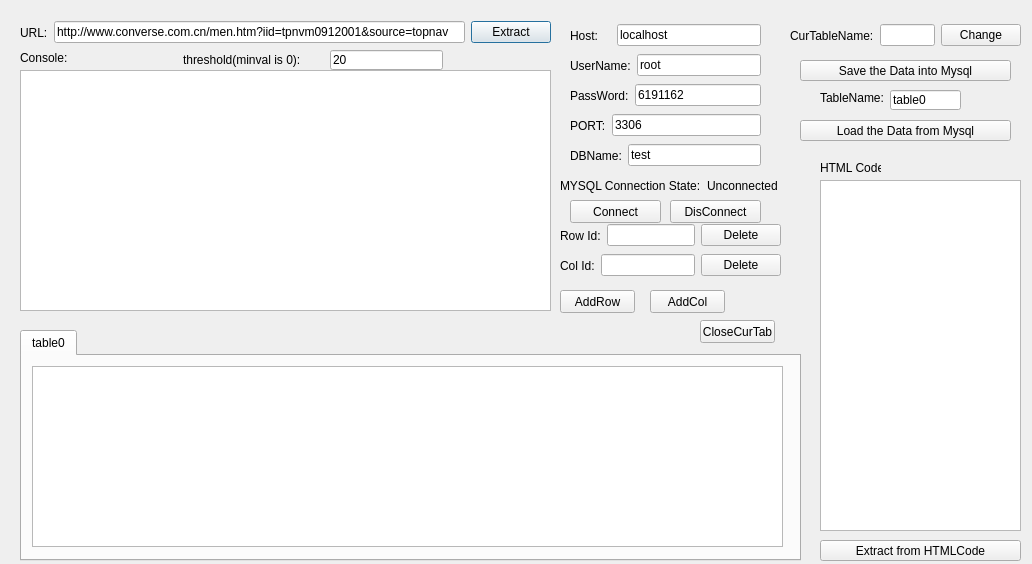
<?xml version="1.0" encoding="UTF-8"?>
<ui version="4.0">
 <class>Dialog</class>
 <widget class="QDialog" name="Dialog">
  <property name="geometry">
   <rect>
    <x>0</x>
    <y>0</y>
    <width>1032</width>
    <height>564</height>
   </rect>
  </property>
  <property name="windowTitle">
   <string>WebExtraction v0.3 beta by 血与光辉@HIT</string>
  </property>
  <property name="windowIcon">
   <iconset>
    <normaloff>_eric4project/ico.jpg</normaloff>_eric4project/ico.jpg</iconset>
  </property>
  <widget class="QWidget" name="horizontalLayoutWidget">
   <property name="geometry">
    <rect>
     <x>20</x>
     <y>20</y>
     <width>531</width>
     <height>25</height>
    </rect>
   </property>
   <layout class="QHBoxLayout" name="horizontalLayout">
    <item>
     <widget class="QLabel" name="label">
      <property name="text">
       <string>URL:</string>
      </property>
     </widget>
    </item>
    <item>
     <widget class="QLineEdit" name="leURL">
      <property name="text">
       <string>http://www.converse.com.cn/men.htm?iid=tpnvm0912001&amp;source=topnav</string>
      </property>
     </widget>
    </item>
    <item>
     <widget class="QPushButton" name="btnExct">
      <property name="text">
       <string>Extract</string>
      </property>
     </widget>
    </item>
   </layout>
  </widget>
  <widget class="QTextEdit" name="teExctData">
   <property name="geometry">
    <rect>
     <x>20</x>
     <y>70</y>
     <width>531</width>
     <height>241</height>
    </rect>
   </property>
  </widget>
  <widget class="QWidget" name="horizontalLayoutWidget_3">
   <property name="geometry">
    <rect>
     <x>570</x>
     <y>110</y>
     <width>191</width>
     <height>31</height>
    </rect>
   </property>
   <layout class="QHBoxLayout" name="horizontalLayout_3">
    <item>
     <widget class="QLabel" name="label_7">
      <property name="text">
       <string>PORT:</string>
      </property>
     </widget>
    </item>
    <item>
     <widget class="QLineEdit" name="lePort">
      <property name="text">
       <string>3306</string>
      </property>
     </widget>
    </item>
   </layout>
  </widget>
  <widget class="QWidget" name="horizontalLayoutWidget_2">
   <property name="geometry">
    <rect>
     <x>570</x>
     <y>50</y>
     <width>191</width>
     <height>31</height>
    </rect>
   </property>
   <layout class="QHBoxLayout" name="horizontalLayout_2">
    <item>
     <widget class="QLabel" name="label_4">
      <property name="text">
       <string>UserName:</string>
      </property>
     </widget>
    </item>
    <item>
     <widget class="QLineEdit" name="leUsername">
      <property name="text">
       <string>root</string>
      </property>
     </widget>
    </item>
   </layout>
  </widget>
  <widget class="QWidget" name="horizontalLayoutWidget_4">
   <property name="geometry">
    <rect>
     <x>570</x>
     <y>80</y>
     <width>191</width>
     <height>31</height>
    </rect>
   </property>
   <layout class="QHBoxLayout" name="horizontalLayout_4">
    <item>
     <widget class="QLabel" name="label_5">
      <property name="text">
       <string>PassWord:</string>
      </property>
     </widget>
    </item>
    <item>
     <widget class="QLineEdit" name="lePassword">
      <property name="text">
       <string>6191162</string>
      </property>
     </widget>
    </item>
   </layout>
  </widget>
  <widget class="QWidget" name="horizontalLayoutWidget_5">
   <property name="geometry">
    <rect>
     <x>570</x>
     <y>140</y>
     <width>191</width>
     <height>31</height>
    </rect>
   </property>
   <layout class="QHBoxLayout" name="horizontalLayout_5">
    <item>
     <widget class="QLabel" name="label_6">
      <property name="text">
       <string>DBName:</string>
      </property>
     </widget>
    </item>
    <item>
     <widget class="QLineEdit" name="leDBName">
      <property name="text">
       <string>test</string>
      </property>
     </widget>
    </item>
   </layout>
  </widget>
  <widget class="QWidget" name="horizontalLayoutWidget_6">
   <property name="geometry">
    <rect>
     <x>570</x>
     <y>20</y>
     <width>191</width>
     <height>31</height>
    </rect>
   </property>
   <layout class="QHBoxLayout" name="horizontalLayout_6">
    <item>
     <widget class="QLabel" name="label_3">
      <property name="text">
       <string>Host:</string>
      </property>
     </widget>
    </item>
    <item>
     <widget class="QLabel" name="label_2">
      <property name="text">
       <string/>
      </property>
     </widget>
    </item>
    <item>
     <widget class="QLineEdit" name="leHost">
      <property name="text">
       <string>localhost</string>
      </property>
     </widget>
    </item>
   </layout>
  </widget>
  <widget class="QPushButton" name="btnConnect">
   <property name="geometry">
    <rect>
     <x>570</x>
     <y>200</y>
     <width>91</width>
     <height>23</height>
    </rect>
   </property>
   <property name="text">
    <string>Connect</string>
   </property>
  </widget>
  <widget class="QPushButton" name="btnSave">
   <property name="geometry">
    <rect>
     <x>800</x>
     <y>60</y>
     <width>211</width>
     <height>21</height>
    </rect>
   </property>
   <property name="text">
    <string>Save the Data into Mysql</string>
   </property>
  </widget>
  <widget class="QWidget" name="horizontalLayoutWidget_7">
   <property name="geometry">
    <rect>
     <x>560</x>
     <y>170</y>
     <width>231</width>
     <height>31</height>
    </rect>
   </property>
   <layout class="QHBoxLayout" name="horizontalLayout_7">
    <item>
     <widget class="QLabel" name="label_8">
      <property name="text">
       <string>MYSQL Connection State:</string>
      </property>
     </widget>
    </item>
    <item>
     <widget class="QLabel" name="lbState">
      <property name="text">
       <string>Unconnected</string>
      </property>
     </widget>
    </item>
   </layout>
  </widget>
  <widget class="QLabel" name="label_10">
   <property name="geometry">
    <rect>
     <x>20</x>
     <y>50</y>
     <width>111</width>
     <height>16</height>
    </rect>
   </property>
   <property name="text">
    <string>Console:</string>
   </property>
  </widget>
  <widget class="QLineEdit" name="leTablename">
   <property name="geometry">
    <rect>
     <x>890</x>
     <y>90</y>
     <width>71</width>
     <height>20</height>
    </rect>
   </property>
   <property name="text">
    <string>table0</string>
   </property>
  </widget>
  <widget class="QLabel" name="label_11">
   <property name="geometry">
    <rect>
     <x>820</x>
     <y>90</y>
     <width>71</width>
     <height>16</height>
    </rect>
   </property>
   <property name="text">
    <string>TableName:</string>
   </property>
  </widget>
  <widget class="QTabWidget" name="tabWidget">
   <property name="geometry">
    <rect>
     <x>20</x>
     <y>330</y>
     <width>781</width>
     <height>231</height>
    </rect>
   </property>
   <property name="currentIndex">
    <number>0</number>
   </property>
   <widget class="QWidget" name="tab">
    <attribute name="title">
     <string>table0</string>
    </attribute>
    <widget class="QTableWidget" name="tableWidget">
     <property name="geometry">
      <rect>
       <x>10</x>
       <y>10</y>
       <width>751</width>
       <height>181</height>
      </rect>
     </property>
    </widget>
   </widget>
  </widget>
  <widget class="QWidget" name="horizontalLayoutWidget_8">
   <property name="geometry">
    <rect>
     <x>560</x>
     <y>220</y>
     <width>221</width>
     <height>31</height>
    </rect>
   </property>
   <layout class="QHBoxLayout" name="horizontalLayout_8">
    <item>
     <widget class="QLabel" name="label_9">
      <property name="text">
       <string>Row Id:</string>
      </property>
     </widget>
    </item>
    <item>
     <widget class="QLineEdit" name="lineEdit"/>
    </item>
    <item>
     <widget class="QPushButton" name="pushButton">
      <property name="text">
       <string>Delete</string>
      </property>
     </widget>
    </item>
   </layout>
  </widget>
  <widget class="QWidget" name="horizontalLayoutWidget_9">
   <property name="geometry">
    <rect>
     <x>560</x>
     <y>250</y>
     <width>221</width>
     <height>31</height>
    </rect>
   </property>
   <layout class="QHBoxLayout" name="horizontalLayout_9">
    <item>
     <widget class="QLabel" name="label_12">
      <property name="text">
       <string>Col Id:</string>
      </property>
     </widget>
    </item>
    <item>
     <widget class="QLineEdit" name="lineEdit_2"/>
    </item>
    <item>
     <widget class="QPushButton" name="pushButton_4">
      <property name="text">
       <string>Delete</string>
      </property>
     </widget>
    </item>
   </layout>
  </widget>
  <widget class="QPushButton" name="pushButton_2">
   <property name="geometry">
    <rect>
     <x>560</x>
     <y>290</y>
     <width>75</width>
     <height>23</height>
    </rect>
   </property>
   <property name="text">
    <string>AddRow</string>
   </property>
  </widget>
  <widget class="QPushButton" name="pushButton_3">
   <property name="geometry">
    <rect>
     <x>650</x>
     <y>290</y>
     <width>75</width>
     <height>23</height>
    </rect>
   </property>
   <property name="text">
    <string>AddCol</string>
   </property>
  </widget>
  <widget class="QPushButton" name="btnLoad">
   <property name="geometry">
    <rect>
     <x>800</x>
     <y>120</y>
     <width>211</width>
     <height>21</height>
    </rect>
   </property>
   <property name="text">
    <string>Load the Data from Mysql</string>
   </property>
  </widget>
  <widget class="QTextEdit" name="teHTMLCode">
   <property name="geometry">
    <rect>
     <x>820</x>
     <y>180</y>
     <width>201</width>
     <height>351</height>
    </rect>
   </property>
  </widget>
  <widget class="QLabel" name="label_15">
   <property name="geometry">
    <rect>
     <x>820</x>
     <y>160</y>
     <width>61</width>
     <height>16</height>
    </rect>
   </property>
   <property name="text">
    <string>HTML Code:</string>
   </property>
  </widget>
  <widget class="QPushButton" name="btnExtfromCode">
   <property name="geometry">
    <rect>
     <x>820</x>
     <y>540</y>
     <width>201</width>
     <height>21</height>
    </rect>
   </property>
   <property name="text">
    <string>Extract from HTMLCode</string>
   </property>
  </widget>
  <widget class="QLineEdit" name="leThreshold">
   <property name="geometry">
    <rect>
     <x>330</x>
     <y>50</y>
     <width>113</width>
     <height>20</height>
    </rect>
   </property>
   <property name="text">
    <string>20</string>
   </property>
  </widget>
  <widget class="QLabel" name="label_16">
   <property name="geometry">
    <rect>
     <x>183</x>
     <y>50</y>
     <width>141</width>
     <height>20</height>
    </rect>
   </property>
   <property name="text">
    <string>threshold(minval is 0):</string>
   </property>
  </widget>
  <widget class="QPushButton" name="btnDisConnect">
   <property name="geometry">
    <rect>
     <x>670</x>
     <y>200</y>
     <width>91</width>
     <height>23</height>
    </rect>
   </property>
   <property name="text">
    <string>DisConnect</string>
   </property>
  </widget>
  <widget class="QWidget" name="horizontalLayoutWidget_10">
   <property name="geometry">
    <rect>
     <x>790</x>
     <y>20</y>
     <width>231</width>
     <height>31</height>
    </rect>
   </property>
   <layout class="QHBoxLayout" name="horizontalLayout_10">
    <item>
     <widget class="QLabel" name="label_17">
      <property name="text">
       <string>CurTableName:</string>
      </property>
     </widget>
    </item>
    <item>
     <widget class="QLineEdit" name="lineEdit_3"/>
    </item>
    <item>
     <widget class="QPushButton" name="pushButton_5">
      <property name="text">
       <string>Change</string>
      </property>
     </widget>
    </item>
   </layout>
  </widget>
  <widget class="QPushButton" name="btnCloseCurTab">
   <property name="geometry">
    <rect>
     <x>700</x>
     <y>320</y>
     <width>75</width>
     <height>23</height>
    </rect>
   </property>
   <property name="text">
    <string>CloseCurTab</string>
   </property>
  </widget>
 </widget>
 <resources/>
 <connections/>
</ui>
